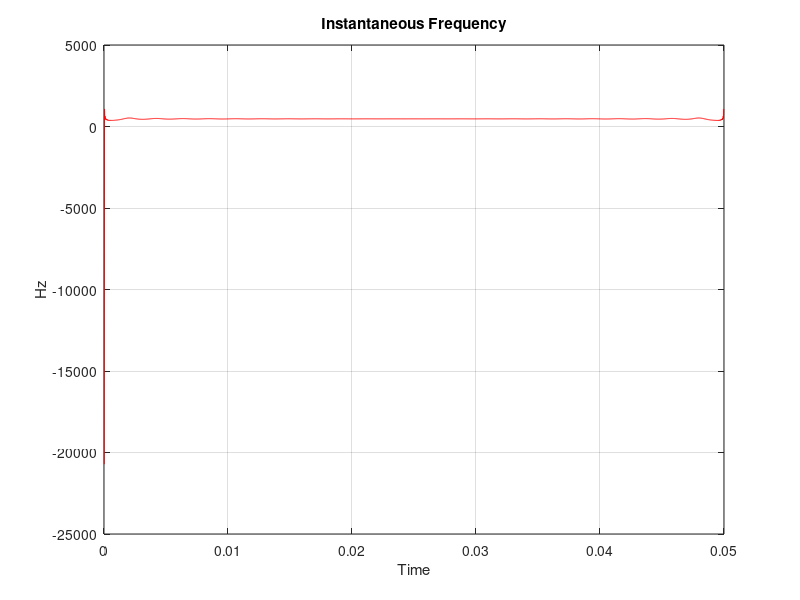

The MATLAB source for this figure:
%% Create tester
f=470;
Amp=1;
Fs = 48000;
ts=1/Fs;
T=0.05;
t=0:ts:(T - ts);
y=sin(2*pi*f*t)';

%% Calc with built in functions
%z = hilbert(y);
%instfreq = Fs/(2*pi)*diff(unwrap(angle(z)));

%% Home made
% hilbert
N = 2400;
W = 1;
y=fft(y);
y=[y(1,:);
   2*y(2:N/2,:);
   y(N/2+1,:);
   zeros(N/2-1, W)];
z=ifft(y);

%% Do easy way
instfreq = Fs/(2*pi)*diff(unwrap(angle(z)));
za = angle(z);
zau = unwrap(angle(z));
zaud = diff(unwrap(angle(z)));

%% Angle
z = atan2(imag(z),real(z));

%% Unwrap
for i = 2:N
  dif = rem(z(i - 1) - z(i) + pi, 2* pi);
  if (dif < 0)
    dif = dif + 2 * pi;
  endif
  z(i) = dif - pi;
  z(i) = z(i - 1) - z(i);
endfor

%% Diff
for k = 2:(numel(z))
  z(k - 1, 1) = z(k) - z(k - 1);
endfor
% Remove last diff
z(end) = [];

z = Fs/(2*pi)*z;

%% Plot
plot(t(2:end),z, '-r')
%hold on
%plot(t(2:end),instfreq)
xlabel('Time')
ylabel('Hz')
grid on
title('Instantaneous Frequency')

disp(mean(z(100:end-100)))
